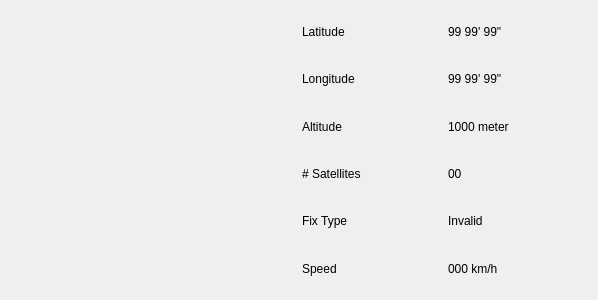
<?xml version="1.0" encoding="UTF-8"?>
<ui version="4.0">
 <class>CurvatureForm</class>
 <widget class="QWidget" name="CurvatureForm">
  <property name="geometry">
   <rect>
    <x>0</x>
    <y>0</y>
    <width>598</width>
    <height>300</height>
   </rect>
  </property>
  <property name="minimumSize">
   <size>
    <width>0</width>
    <height>200</height>
   </size>
  </property>
  <property name="windowTitle">
   <string>Form</string>
  </property>
  <layout class="QHBoxLayout" name="horizontalLayout">
   <item>
    <widget class="QCustomPlot" name="curvatureWidget" native="true"/>
   </item>
   <item>
    <layout class="QHBoxLayout" name="satLayoutH">
     <item>
      <layout class="QVBoxLayout" name="verticalLayout">
       <item>
        <layout class="QGridLayout" name="gridLayout">
         <item row="2" column="1">
          <widget class="QLabel" name="txtAltitude">
           <property name="text">
            <string>1000 meter</string>
           </property>
          </widget>
         </item>
         <item row="5" column="0">
          <widget class="QLabel" name="textLabel4">
           <property name="text">
            <string>Speed</string>
           </property>
           <property name="wordWrap">
            <bool>false</bool>
           </property>
          </widget>
         </item>
         <item row="3" column="0">
          <widget class="QLabel" name="textLabel1_2">
           <property name="text">
            <string># Satellites</string>
           </property>
           <property name="wordWrap">
            <bool>false</bool>
           </property>
          </widget>
         </item>
         <item row="3" column="1">
          <widget class="QLabel" name="txtNumSats">
           <property name="text">
            <string>00</string>
           </property>
          </widget>
         </item>
         <item row="4" column="1">
          <widget class="QLabel" name="txtFixType">
           <property name="text">
            <string>Invalid</string>
           </property>
          </widget>
         </item>
         <item row="5" column="1">
          <widget class="QLabel" name="txtSpeed">
           <property name="text">
            <string>000 km/h</string>
           </property>
          </widget>
         </item>
         <item row="2" column="0">
          <widget class="QLabel" name="textLabel3">
           <property name="text">
            <string>Altitude</string>
           </property>
           <property name="wordWrap">
            <bool>false</bool>
           </property>
          </widget>
         </item>
         <item row="1" column="1">
          <widget class="QLabel" name="txtLongitude">
           <property name="text">
            <string>99 99' 99&quot;</string>
           </property>
          </widget>
         </item>
         <item row="4" column="0">
          <widget class="QLabel" name="textLabel2_2">
           <property name="text">
            <string>Fix Type</string>
           </property>
           <property name="wordWrap">
            <bool>false</bool>
           </property>
          </widget>
         </item>
         <item row="1" column="0">
          <widget class="QLabel" name="textLabel2">
           <property name="text">
            <string>Longitude</string>
           </property>
           <property name="wordWrap">
            <bool>false</bool>
           </property>
          </widget>
         </item>
         <item row="0" column="1">
          <widget class="QLabel" name="txtLatitude">
           <property name="text">
            <string>99 99' 99&quot;</string>
           </property>
          </widget>
         </item>
         <item row="0" column="0">
          <widget class="QLabel" name="textLabel1">
           <property name="text">
            <string>Latitude</string>
           </property>
           <property name="wordWrap">
            <bool>false</bool>
           </property>
          </widget>
         </item>
        </layout>
       </item>
      </layout>
     </item>
    </layout>
   </item>
  </layout>
 </widget>
 <customwidgets>
  <customwidget>
   <class>QCustomPlot</class>
   <extends>QWidget</extends>
   <header>qcustomplot.h</header>
   <container>1</container>
  </customwidget>
 </customwidgets>
 <resources/>
 <connections/>
</ui>
